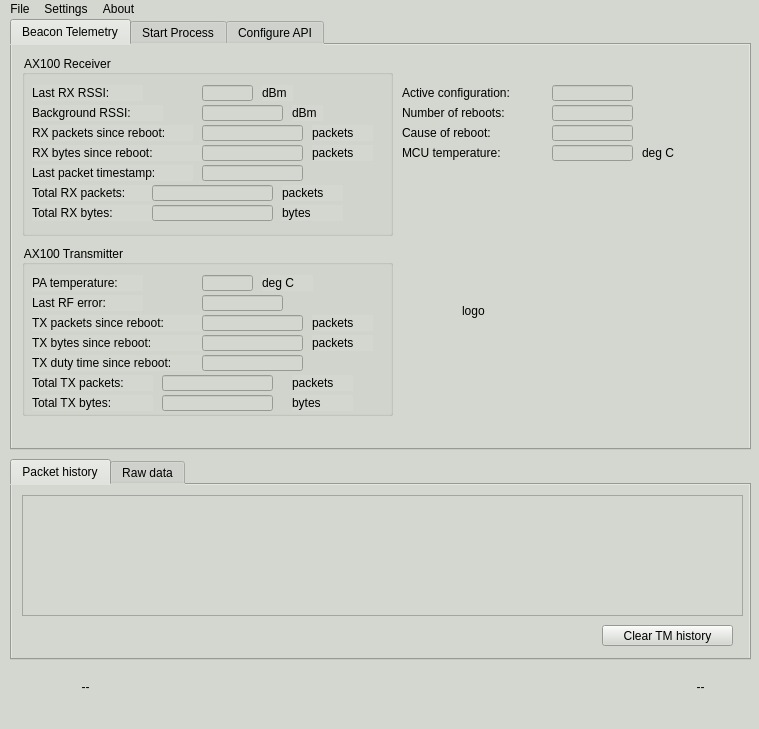
<?xml version="1.0" encoding="UTF-8"?>
<ui version="4.0">
 <class>MainWindow</class>
 <widget class="QMainWindow" name="MainWindow">
  <property name="geometry">
   <rect>
    <x>0</x>
    <y>0</y>
    <width>759</width>
    <height>729</height>
   </rect>
  </property>
  <property name="windowTitle">
   <string>MainWindow</string>
  </property>
  <property name="styleSheet">
   <string notr="true">background-color: rgb(211, 215, 207);</string>
  </property>
  <widget class="QWidget" name="centralwidget">
   <widget class="QLabel" name="host_label">
    <property name="geometry">
     <rect>
      <x>10</x>
      <y>660</y>
      <width>151</width>
      <height>16</height>
     </rect>
    </property>
    <property name="text">
     <string>--</string>
    </property>
    <property name="alignment">
     <set>Qt::AlignCenter</set>
    </property>
   </widget>
   <widget class="QLabel" name="link_label">
    <property name="geometry">
     <rect>
      <x>650</x>
      <y>660</y>
      <width>101</width>
      <height>16</height>
     </rect>
    </property>
    <property name="text">
     <string>--</string>
    </property>
    <property name="alignment">
     <set>Qt::AlignCenter</set>
    </property>
   </widget>
   <widget class="QTabWidget" name="tabWidget">
    <property name="geometry">
     <rect>
      <x>10</x>
      <y>440</y>
      <width>741</width>
      <height>201</height>
     </rect>
    </property>
    <property name="currentIndex">
     <number>0</number>
    </property>
    <widget class="QWidget" name="tab">
     <attribute name="title">
      <string>Packet history</string>
     </attribute>
     <widget class="QTableWidget" name="packet_history_table">
      <property name="geometry">
       <rect>
        <x>10</x>
        <y>10</y>
        <width>721</width>
        <height>121</height>
       </rect>
      </property>
      <property name="verticalScrollMode">
       <enum>QAbstractItemView::ScrollPerPixel</enum>
      </property>
      <property name="horizontalScrollMode">
       <enum>QAbstractItemView::ScrollPerPixel</enum>
      </property>
     </widget>
     <widget class="QPushButton" name="clear_tm_button">
      <property name="geometry">
       <rect>
        <x>590</x>
        <y>140</y>
        <width>131</width>
        <height>21</height>
       </rect>
      </property>
      <property name="text">
       <string>Clear TM history</string>
      </property>
     </widget>
     <widget class="QLabel" name="packet_counter_label">
      <property name="geometry">
       <rect>
        <x>10</x>
        <y>150</y>
        <width>181</width>
        <height>16</height>
       </rect>
      </property>
      <property name="text">
       <string/>
      </property>
     </widget>
    </widget>
    <widget class="QWidget" name="tab_2">
     <attribute name="title">
      <string>Raw data</string>
     </attribute>
     <widget class="QTableWidget" name="raw_history_table">
      <property name="geometry">
       <rect>
        <x>10</x>
        <y>10</y>
        <width>731</width>
        <height>131</height>
       </rect>
      </property>
      <property name="verticalScrollMode">
       <enum>QAbstractItemView::ScrollPerPixel</enum>
      </property>
      <property name="horizontalScrollMode">
       <enum>QAbstractItemView::ScrollPerPixel</enum>
      </property>
     </widget>
    </widget>
   </widget>
   <widget class="QTabWidget" name="tabWidget_2">
    <property name="geometry">
     <rect>
      <x>10</x>
      <y>0</y>
      <width>741</width>
      <height>431</height>
     </rect>
    </property>
    <property name="currentIndex">
     <number>0</number>
    </property>
    <widget class="QWidget" name="tab_3">
     <attribute name="title">
      <string>Beacon Telemetry</string>
     </attribute>
     <widget class="QGroupBox" name="groupBox">
      <property name="geometry">
       <rect>
        <x>10</x>
        <y>10</y>
        <width>371</width>
        <height>181</height>
       </rect>
      </property>
      <property name="title">
       <string>AX100 Receiver</string>
      </property>
      <widget class="QLabel" name="label_2">
       <property name="geometry">
        <rect>
         <x>10</x>
         <y>30</y>
         <width>111</width>
         <height>16</height>
        </rect>
       </property>
       <property name="text">
        <string>Last RX RSSI:</string>
       </property>
      </widget>
      <widget class="QLabel" name="label_4">
       <property name="geometry">
        <rect>
         <x>10</x>
         <y>70</y>
         <width>161</width>
         <height>16</height>
        </rect>
       </property>
       <property name="text">
        <string>RX packets since reboot:</string>
       </property>
      </widget>
      <widget class="QLabel" name="label_6">
       <property name="geometry">
        <rect>
         <x>10</x>
         <y>90</y>
         <width>171</width>
         <height>16</height>
        </rect>
       </property>
       <property name="text">
        <string>RX bytes since reboot:</string>
       </property>
      </widget>
      <widget class="QLabel" name="label_11">
       <property name="geometry">
        <rect>
         <x>10</x>
         <y>110</y>
         <width>161</width>
         <height>16</height>
        </rect>
       </property>
       <property name="text">
        <string>Last packet timestamp:</string>
       </property>
      </widget>
      <widget class="QLabel" name="label_12">
       <property name="geometry">
        <rect>
         <x>10</x>
         <y>50</y>
         <width>131</width>
         <height>16</height>
        </rect>
       </property>
       <property name="text">
        <string>Background RSSI:</string>
       </property>
      </widget>
      <widget class="QLabel" name="label_14">
       <property name="geometry">
        <rect>
         <x>10</x>
         <y>130</y>
         <width>121</width>
         <height>16</height>
        </rect>
       </property>
       <property name="text">
        <string>Total RX packets:</string>
       </property>
      </widget>
      <widget class="QLabel" name="label_17">
       <property name="geometry">
        <rect>
         <x>10</x>
         <y>150</y>
         <width>121</width>
         <height>16</height>
        </rect>
       </property>
       <property name="text">
        <string>Total RX bytes:</string>
       </property>
      </widget>
      <widget class="QLineEdit" name="rx_bytes_label">
       <property name="geometry">
        <rect>
         <x>180</x>
         <y>90</y>
         <width>101</width>
         <height>16</height>
        </rect>
       </property>
       <property name="readOnly">
        <bool>true</bool>
       </property>
      </widget>
      <widget class="QLineEdit" name="tot_rx_bytes_label">
       <property name="geometry">
        <rect>
         <x>130</x>
         <y>150</y>
         <width>121</width>
         <height>16</height>
        </rect>
       </property>
       <property name="text">
        <string/>
       </property>
       <property name="readOnly">
        <bool>true</bool>
       </property>
      </widget>
      <widget class="QLineEdit" name="bgnd_rssi_label">
       <property name="geometry">
        <rect>
         <x>180</x>
         <y>50</y>
         <width>81</width>
         <height>16</height>
        </rect>
       </property>
       <property name="readOnly">
        <bool>true</bool>
       </property>
      </widget>
      <widget class="QLineEdit" name="tot_rx_count_label">
       <property name="geometry">
        <rect>
         <x>130</x>
         <y>130</y>
         <width>121</width>
         <height>16</height>
        </rect>
       </property>
       <property name="readOnly">
        <bool>true</bool>
       </property>
      </widget>
      <widget class="QLineEdit" name="last_rssi_label">
       <property name="geometry">
        <rect>
         <x>180</x>
         <y>30</y>
         <width>51</width>
         <height>16</height>
        </rect>
       </property>
       <property name="readOnly">
        <bool>true</bool>
       </property>
      </widget>
      <widget class="QLineEdit" name="rx_count_label">
       <property name="geometry">
        <rect>
         <x>180</x>
         <y>70</y>
         <width>101</width>
         <height>16</height>
        </rect>
       </property>
       <property name="readOnly">
        <bool>true</bool>
       </property>
      </widget>
      <widget class="QLineEdit" name="last_contact_label">
       <property name="geometry">
        <rect>
         <x>180</x>
         <y>110</y>
         <width>101</width>
         <height>16</height>
        </rect>
       </property>
       <property name="readOnly">
        <bool>true</bool>
       </property>
      </widget>
      <widget class="QLabel" name="label_24">
       <property name="geometry">
        <rect>
         <x>260</x>
         <y>130</y>
         <width>61</width>
         <height>16</height>
        </rect>
       </property>
       <property name="text">
        <string>packets</string>
       </property>
      </widget>
      <widget class="QLabel" name="label_25">
       <property name="geometry">
        <rect>
         <x>260</x>
         <y>150</y>
         <width>61</width>
         <height>16</height>
        </rect>
       </property>
       <property name="text">
        <string>bytes</string>
       </property>
      </widget>
      <widget class="QLabel" name="label_26">
       <property name="geometry">
        <rect>
         <x>290</x>
         <y>90</y>
         <width>61</width>
         <height>16</height>
        </rect>
       </property>
       <property name="text">
        <string>packets</string>
       </property>
      </widget>
      <widget class="QLabel" name="label_27">
       <property name="geometry">
        <rect>
         <x>290</x>
         <y>70</y>
         <width>61</width>
         <height>16</height>
        </rect>
       </property>
       <property name="text">
        <string>packets</string>
       </property>
      </widget>
      <widget class="QLabel" name="label_28">
       <property name="geometry">
        <rect>
         <x>240</x>
         <y>30</y>
         <width>31</width>
         <height>16</height>
        </rect>
       </property>
       <property name="text">
        <string>dBm</string>
       </property>
      </widget>
      <widget class="QLabel" name="label_29">
       <property name="geometry">
        <rect>
         <x>270</x>
         <y>50</y>
         <width>31</width>
         <height>16</height>
        </rect>
       </property>
       <property name="text">
        <string>dBm</string>
       </property>
      </widget>
     </widget>
     <widget class="QGroupBox" name="groupBox_2">
      <property name="geometry">
       <rect>
        <x>10</x>
        <y>200</y>
        <width>371</width>
        <height>171</height>
       </rect>
      </property>
      <property name="title">
       <string>AX100 Transmitter</string>
      </property>
      <widget class="QLabel" name="label">
       <property name="geometry">
        <rect>
         <x>10</x>
         <y>30</y>
         <width>111</width>
         <height>16</height>
        </rect>
       </property>
       <property name="text">
        <string>PA temperature:</string>
       </property>
      </widget>
      <widget class="QLabel" name="label_3">
       <property name="geometry">
        <rect>
         <x>10</x>
         <y>50</y>
         <width>111</width>
         <height>16</height>
        </rect>
       </property>
       <property name="text">
        <string>Last RF error:</string>
       </property>
      </widget>
      <widget class="QLabel" name="label_5">
       <property name="geometry">
        <rect>
         <x>10</x>
         <y>70</y>
         <width>211</width>
         <height>16</height>
        </rect>
       </property>
       <property name="text">
        <string>TX packets since reboot:</string>
       </property>
      </widget>
      <widget class="QLabel" name="label_7">
       <property name="geometry">
        <rect>
         <x>10</x>
         <y>90</y>
         <width>211</width>
         <height>16</height>
        </rect>
       </property>
       <property name="text">
        <string>TX bytes since reboot:</string>
       </property>
      </widget>
      <widget class="QLabel" name="label_13">
       <property name="geometry">
        <rect>
         <x>10</x>
         <y>110</y>
         <width>181</width>
         <height>16</height>
        </rect>
       </property>
       <property name="text">
        <string>TX duty time since reboot:</string>
       </property>
      </widget>
      <widget class="QLineEdit" name="tx_duty_label">
       <property name="geometry">
        <rect>
         <x>180</x>
         <y>110</y>
         <width>101</width>
         <height>16</height>
        </rect>
       </property>
       <property name="readOnly">
        <bool>true</bool>
       </property>
      </widget>
      <widget class="QLabel" name="label_15">
       <property name="geometry">
        <rect>
         <x>10</x>
         <y>130</y>
         <width>121</width>
         <height>16</height>
        </rect>
       </property>
       <property name="text">
        <string>Total TX packets:</string>
       </property>
      </widget>
      <widget class="QLineEdit" name="tot_tx_count_label">
       <property name="geometry">
        <rect>
         <x>140</x>
         <y>130</y>
         <width>111</width>
         <height>16</height>
        </rect>
       </property>
       <property name="readOnly">
        <bool>true</bool>
       </property>
      </widget>
      <widget class="QLineEdit" name="temp_pa_label">
       <property name="geometry">
        <rect>
         <x>180</x>
         <y>30</y>
         <width>51</width>
         <height>16</height>
        </rect>
       </property>
       <property name="readOnly">
        <bool>true</bool>
       </property>
      </widget>
      <widget class="QLineEdit" name="last_rferr_label">
       <property name="geometry">
        <rect>
         <x>180</x>
         <y>50</y>
         <width>81</width>
         <height>16</height>
        </rect>
       </property>
       <property name="readOnly">
        <bool>true</bool>
       </property>
      </widget>
      <widget class="QLineEdit" name="tx_count_label">
       <property name="geometry">
        <rect>
         <x>180</x>
         <y>70</y>
         <width>101</width>
         <height>16</height>
        </rect>
       </property>
       <property name="readOnly">
        <bool>true</bool>
       </property>
      </widget>
      <widget class="QLineEdit" name="tx_bytes_label">
       <property name="geometry">
        <rect>
         <x>180</x>
         <y>90</y>
         <width>101</width>
         <height>16</height>
        </rect>
       </property>
       <property name="readOnly">
        <bool>true</bool>
       </property>
      </widget>
      <widget class="QLineEdit" name="tot_tx_bytes_label">
       <property name="geometry">
        <rect>
         <x>140</x>
         <y>150</y>
         <width>111</width>
         <height>16</height>
        </rect>
       </property>
       <property name="text">
        <string/>
       </property>
       <property name="readOnly">
        <bool>true</bool>
       </property>
      </widget>
      <widget class="QLabel" name="label_18">
       <property name="geometry">
        <rect>
         <x>10</x>
         <y>150</y>
         <width>121</width>
         <height>16</height>
        </rect>
       </property>
       <property name="text">
        <string>Total TX bytes:</string>
       </property>
      </widget>
      <widget class="QLabel" name="label_19">
       <property name="geometry">
        <rect>
         <x>240</x>
         <y>30</y>
         <width>51</width>
         <height>16</height>
        </rect>
       </property>
       <property name="text">
        <string>deg C</string>
       </property>
      </widget>
      <widget class="QLabel" name="label_20">
       <property name="geometry">
        <rect>
         <x>290</x>
         <y>70</y>
         <width>61</width>
         <height>16</height>
        </rect>
       </property>
       <property name="text">
        <string>packets</string>
       </property>
      </widget>
      <widget class="QLabel" name="label_21">
       <property name="geometry">
        <rect>
         <x>290</x>
         <y>90</y>
         <width>61</width>
         <height>16</height>
        </rect>
       </property>
       <property name="text">
        <string>packets</string>
       </property>
      </widget>
      <widget class="QLabel" name="label_22">
       <property name="geometry">
        <rect>
         <x>270</x>
         <y>130</y>
         <width>61</width>
         <height>16</height>
        </rect>
       </property>
       <property name="text">
        <string>packets</string>
       </property>
      </widget>
      <widget class="QLabel" name="label_23">
       <property name="geometry">
        <rect>
         <x>270</x>
         <y>150</y>
         <width>61</width>
         <height>16</height>
        </rect>
       </property>
       <property name="text">
        <string>bytes</string>
       </property>
      </widget>
     </widget>
     <widget class="QLabel" name="label_30">
      <property name="geometry">
       <rect>
        <x>630</x>
        <y>100</y>
        <width>41</width>
        <height>16</height>
       </rect>
      </property>
      <property name="text">
       <string>deg C</string>
      </property>
     </widget>
     <widget class="QLineEdit" name="boot_count_label">
      <property name="geometry">
       <rect>
        <x>540</x>
        <y>60</y>
        <width>81</width>
        <height>16</height>
       </rect>
      </property>
      <property name="readOnly">
       <bool>true</bool>
      </property>
     </widget>
     <widget class="QLineEdit" name="active_conf_label">
      <property name="geometry">
       <rect>
        <x>540</x>
        <y>40</y>
        <width>81</width>
        <height>16</height>
       </rect>
      </property>
      <property name="readOnly">
       <bool>true</bool>
      </property>
     </widget>
     <widget class="QLineEdit" name="boot_cause_label">
      <property name="geometry">
       <rect>
        <x>540</x>
        <y>80</y>
        <width>81</width>
        <height>16</height>
       </rect>
      </property>
      <property name="readOnly">
       <bool>true</bool>
      </property>
     </widget>
     <widget class="QLabel" name="label_10">
      <property name="geometry">
       <rect>
        <x>390</x>
        <y>80</y>
        <width>121</width>
        <height>16</height>
       </rect>
      </property>
      <property name="text">
       <string>Cause of reboot:</string>
      </property>
     </widget>
     <widget class="QLabel" name="label_8">
      <property name="geometry">
       <rect>
        <x>390</x>
        <y>40</y>
        <width>141</width>
        <height>16</height>
       </rect>
      </property>
      <property name="text">
       <string>Active configuration:</string>
      </property>
     </widget>
     <widget class="QLabel" name="label_9">
      <property name="geometry">
       <rect>
        <x>390</x>
        <y>60</y>
        <width>141</width>
        <height>16</height>
       </rect>
      </property>
      <property name="text">
       <string>Number of reboots:</string>
      </property>
     </widget>
     <widget class="QLineEdit" name="temp_brd_label">
      <property name="geometry">
       <rect>
        <x>540</x>
        <y>100</y>
        <width>81</width>
        <height>16</height>
       </rect>
      </property>
      <property name="readOnly">
       <bool>true</bool>
      </property>
     </widget>
     <widget class="QLabel" name="label_16">
      <property name="geometry">
       <rect>
        <x>390</x>
        <y>100</y>
        <width>131</width>
        <height>16</height>
       </rect>
      </property>
      <property name="text">
       <string>MCU temperature:</string>
      </property>
     </widget>
     <widget class="QLabel" name="logo">
      <property name="geometry">
       <rect>
        <x>450</x>
        <y>160</y>
        <width>221</width>
        <height>211</height>
       </rect>
      </property>
      <property name="text">
       <string>logo</string>
      </property>
     </widget>
    </widget>
    <widget class="QWidget" name="tab_5">
    <!-- STARTING PROCESS TABLE HERE -->
    <attribute name="title">
        <string>Start Process</string>
    </attribute>
    <widget class="QPushButton" name="start_uhf_reception_rtlsdr_button">
        <property name="geometry">
         <rect>
          <x>20</x>
          <y>30</y>
          <width>250</width>
          <height>31</height>
         </rect>
        </property>
        <property name="text">
         <string>Start UHF Reception via RTL-SDR</string>
        </property>
       </widget>
    <widget class="QPushButton" name="start_uhf_reception_usrp_button">
    <property name="geometry">
        <rect>
        <x>20</x>
        <y>80</y>
        <width>250</width>
        <height>31</height>
        </rect>
    </property>
    <property name="text">
        <string>Start UHF Reception via USRP</string>
    </property>
    </widget>
       <widget class="QPushButton" name="start_uhf_reception_sample_button">
        <property name="geometry">
         <rect>
          <x>20</x>
          <y>130</y>
          <width>250</width>
          <height>31</height>
         </rect>
        </property>
        <property name="text">
         <string>Start UHF Reception via test sample</string>
        </property>
       </widget>
       <widget class="QPushButton" name="start_demod_decode_button">
        <property name="geometry">
         <rect>
          <x>20</x>
          <y>180</y>
          <width>250</width>
          <height>31</height>
         </rect>
        </property>
        <property name="text">
         <string>Start Demod/Decode</string>
        </property>
       </widget>
    </widget>
    <widget class="QWidget" name="tab_6">
        <attribute name="title">
            <string>Configure API</string>
        </attribute>
        <!-- Input here API and username -->
        <widget class="QWidget" name="dialogWidget" native="true">
            <property name="geometry">
                <rect>
                    <x>20</x>
                    <y>20</y>
                    <width>600</width>
                    <height>80</height>
                </rect>
            </property>
            <widget class="QLabel" name="apikeyLabel">
                <property name="geometry">
                    <rect>
                        <x>20</x>
                        <y>40</y>
                        <width>80</width>
                        <height>20</height>
                    </rect>
                </property>
                <property name="text">
                    <string>API Key:</string>
                </property>
                <property name="styleSheet">
                    <string notr="true">color: black;</string>
                </property>
            </widget>
            <widget class="QLineEdit" name="apikeyLineEdit">
                <property name="geometry">
                    <rect>
                        <x>110</x>
                        <y>40</y>
                        <width>400</width>
                        <height>20</height>
                    </rect>
                </property>
                <attribute name="placeholderText">
                    <string>Enter API key...</string>
                </attribute>
                <property name="styleSheet">
                    <string notr="true">background-color: white;</string>
                </property>
            </widget>
        </widget>
        <widget class="QPushButton" name="switch_api_button">
            <property name="geometry">
             <rect>
              <x>40</x>
              <y>100</y>
              <width>200</width>
              <height>30</height>
             </rect>
            </property>
            <property name="text">
             <string>Turn ON/OFF API</string>
            </property>
           </widget>
    </widget>
   </widget>
  </widget>
  <widget class="QMenuBar" name="menubar">
   <property name="geometry">
    <rect>
     <x>0</x>
     <y>0</y>
     <width>759</width>
     <height>20</height>
    </rect>
   </property>
   <widget class="QMenu" name="menuFile">
    <property name="title">
     <string>File</string>
    </property>
    <addaction name="actionSave_TM_to_log"/>
   </widget>
   <widget class="QMenu" name="menuSettings">
    <property name="title">
     <string>Settings</string>
    </property>
   </widget>
   <widget class="QMenu" name="menuAbout">
    <property name="title">
     <string>About</string>
    </property>
    <addaction name="actionAbout"/>
   </widget>
   <addaction name="menuFile"/>
   <addaction name="menuSettings"/>
   <addaction name="menuAbout"/>
  </widget>
  <widget class="QStatusBar" name="statusbar"/>
  <action name="actionAbout">
   <property name="text">
    <string>About</string>
   </property>
  </action>
  <action name="actionSave_TM_to_log">
   <property name="text">
    <string>Save TM to log</string>
   </property>
  </action>
 </widget>
 <resources/>
 <connections/>
</ui>
